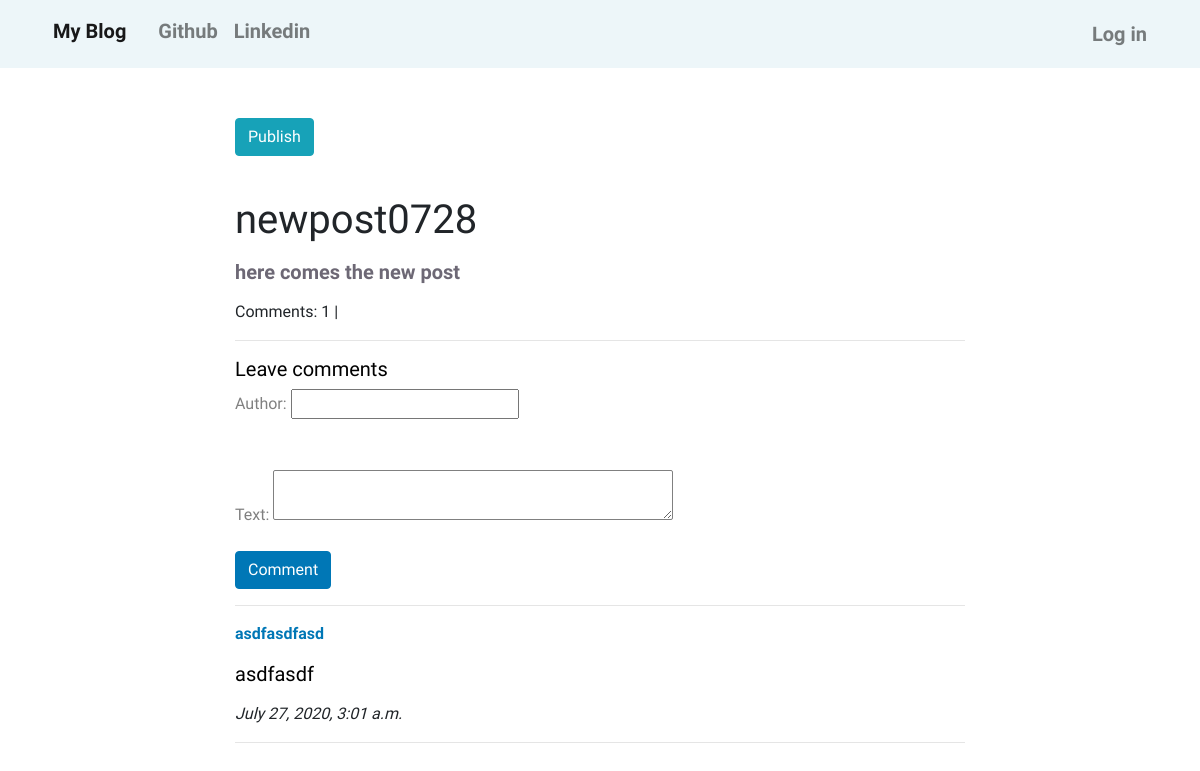
Page /post/48/ on the committed database.
### blog/models.py (models this page shows, shortened)
class Post(models.Model):
    author = models.ForeignKey('auth.User',on_delete=models.CASCADE,related_name='post')
    title = models.CharField(max_length=128)
    text = models.TextField()
    create_date = models.DateTimeField(default=timezone.now)
    published_date = models.DateTimeField(blank=True,null=True)
    def get_comments(self):
        return Comment.objects.filter(post__pk=self.pk).order_by('-create_date')
    def approved_comment(self):
        return self.comments.filter(approved_comment=True)

class Comment(models.Model):
    post = models.ForeignKey('Post',related_name='comments',on_delete=models.CASCADE)
    author = models.CharField(max_length=128)
    text = models.TextField()
    create_date = models.DateTimeField(default=timezone.now)
    approved_comment = models.BooleanField(default=False)

### blog/views.py (the view)
# urls.py: path('post/<int:pk>/', views.PostDetailView.as_view(),name='post_detail'),
class PostDetailView(DetailView):
    model = models.Post
    def get_context_data(self,**kwargs):
        context = super().get_context_data(**kwargs)
        context['form'] = forms.CommentForm
        return context

### blog/templates/blog/post_detail.html (shortened to what this page needs)
{% extends 'blog/base.html' %}
{% block content %}
<div class='post-detail'>
    {% if post.published_date %}
    <div class="published-date">{{ post.published_date }}</div>
    {% else %}
    <a class='btn btn-info' href="{% url 'publish_draft' pk=post.pk %}">Publish</a>
    {% endif %}
    <h1>{{ post.title|safe|linebreaks }}</h1>
    <h5 style='color:#6d6875'>{{ post.text|safe|linebreaks }}</h5>
</div>
<div class="comment-number">
    <p>Comments:
        {{ post.approved_comment.count }} |
    </p>
    <hr>
</div>
<div class='add-comment'>
    <h5>Leave comments</h5>
    <form method='POST' action="{% url 'add_comment' pk=post.pk %}">
        {{ form.as_p }}
        <input type="submit" class='btn btn-primary' value='Comment'>
    </form>
</div>
<hr>
{% for comment in post.get_comments %}
<div class='comment-section'>
    {% if user.is_authenticated or comment.approved_comment %}
    <p style='color:#0077b6'><b>{{ comment.author }}</b></p>
    <h5>{{ comment.text|safe|linebreaks }}</h5>
    <p><em>{{ comment.create_date }}</em></p>
    <hr>
    {% endif %}
    {% empty %}
    <p>No comments yet</p>
</div>
{% endfor %}
{% endblock %}

### blog/static/css/blog.css (style rules this page uses)
body { font-family: "Inconsolata", monospace; }
.btn-primary { background-color: #0077b6; border-color: #0077b6; }
.content { margin-top: 30px; }
.post-detail .btn, .h1 { margin: 20px 0 40px 0; }
.add-comment, .add-comment a { color: grey; }
.add-comment h1, h2, h3, h4, h5 { color: black; }
.medium-editor-textarea { height: 50px; border: 1px grey solid; border-radius: 2px; padding: 10px; }
.edit-post-form p, input { color: grey; }

### rows in the picture
Post: title "newpost0728", text "here comes the new post", approved_comment.count "1"
Comment: author "asdfasdfasd", text "asdfasdf", create_date "July 27, 2020, 3:01 a.m."
